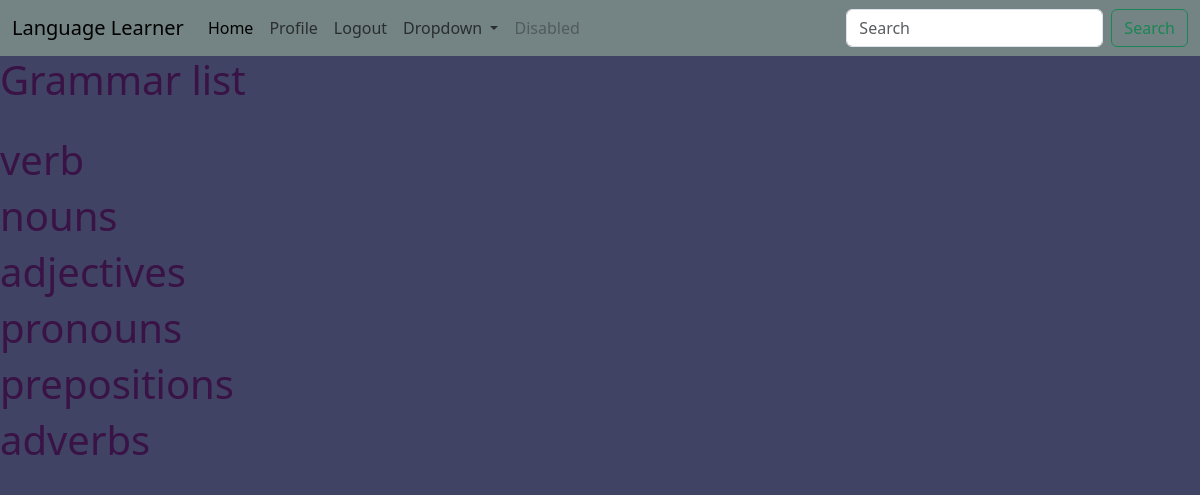
Screenshot of /learn/Spanish/grammar_topics/ (signed in) with the database file from the repository.
### teach/models.py (models this page shows)
class GrammarTopic(models.Model):
    topic = models.TextField(max_length=1000, null=False)

### learn/views.py (the view)
# urls.py: path('<str:language>/grammar_topics/', views.grammar_topics, name='grammar_topics'),
def grammar_topics(request, language):
    topics = GrammarTopic.objects.all()
    return render(request, 'grammar_list.html', {'topics': topics})

### templates/grammar_list.html (shortened to what this page needs)
{% extends 'base.html' %}
{% block content %}
    <h1>Grammar list</h1>
    <br>
    {% for topic in topics %}
        <h1>{{ topic.topic }}</h1>
    {% endfor %}
{% endblock %}

### templates/base.html (style rules this page uses)
body { background-color: #414364; }
h1 { color: #391346; }

### rows the page displays
GrammarTopic: topic "verb"
GrammarTopic: topic "nouns"
GrammarTopic: topic "adjectives"
GrammarTopic: topic "pronouns"
GrammarTopic: topic "prepositions"
GrammarTopic: topic "adverbs"
